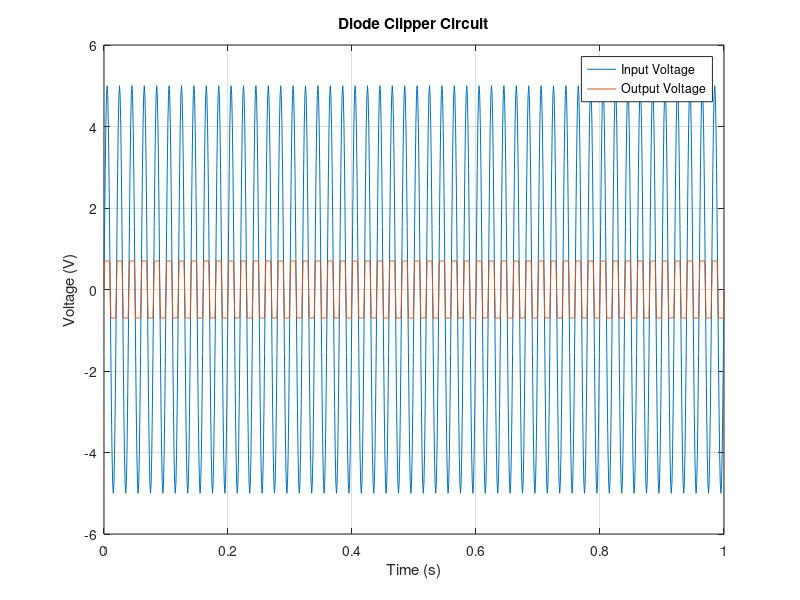

The MATLAB source for this figure:
% Diode Clipper Circuit
% Md. Roknuzzaman Rikon
% 26-09-2024

t = 0:0.001:1; % Time vector  
Vi = 5*sin(2*pi*50*t); % Input sine wave  
Vd = 0.7; % Diode forward voltage  

% Output voltage calculation
Vo = Vi; 
Vo(Vi > Vd) = Vd;      % Clipping for positive half cycle
Vo(Vi < -Vd) = -Vd;    % Clipping for negative half cycle

% Plotting the results
plot(t, Vi, t, Vo);  
title('Diode Clipper Circuit');  
xlabel('Time (s)');  
ylabel('Voltage (V)');  
legend('Input Voltage', 'Output Voltage');  
grid on; % Add grid for better visualization
